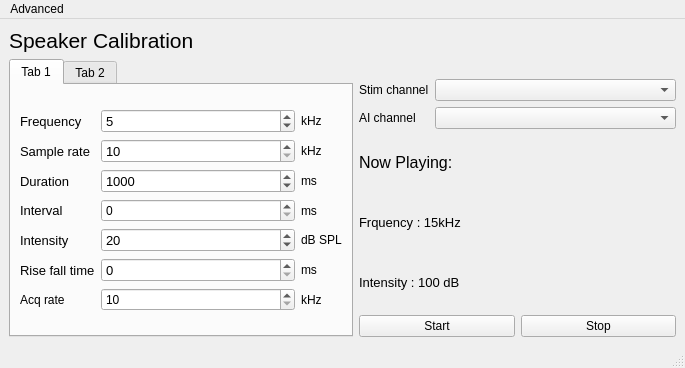
<?xml version="1.0" encoding="UTF-8"?>
<ui version="4.0">
 <class>CalibrationWindow</class>
 <widget class="QMainWindow" name="CalibrationWindow">
  <property name="geometry">
   <rect>
    <x>0</x>
    <y>0</y>
    <width>685</width>
    <height>368</height>
   </rect>
  </property>
  <property name="windowTitle">
   <string>MainWindow</string>
  </property>
  <widget class="QWidget" name="centralwidget">
   <layout class="QVBoxLayout" name="verticalLayout_4">
    <item>
     <widget class="QLabel" name="label">
      <property name="font">
       <font>
        <pointsize>16</pointsize>
       </font>
      </property>
      <property name="text">
       <string>Speaker Calibration</string>
      </property>
     </widget>
    </item>
    <item>
     <layout class="QHBoxLayout" name="horizontalLayout_2">
      <item>
       <widget class="QTabWidget" name="tabs">
        <property name="currentIndex">
         <number>0</number>
        </property>
        <widget class="QWidget" name="tab">
         <attribute name="title">
          <string>Tab 1</string>
         </attribute>
         <layout class="QVBoxLayout" name="verticalLayout_2">
          <item>
           <layout class="QGridLayout" name="gridLayout">
            <item row="0" column="1">
             <widget class="QSpinBox" name="freq_spnbx">
              <property name="font">
               <font>
                <pointsize>10</pointsize>
               </font>
              </property>
              <property name="maximum">
               <number>200</number>
              </property>
              <property name="singleStep">
               <number>5</number>
              </property>
              <property name="value">
               <number>5</number>
              </property>
             </widget>
            </item>
            <item row="5" column="0">
             <widget class="QLabel" name="label_6">
              <property name="font">
               <font>
                <pointsize>10</pointsize>
               </font>
              </property>
              <property name="text">
               <string>Rise fall time</string>
              </property>
             </widget>
            </item>
            <item row="6" column="0">
             <widget class="QLabel" name="label_32">
              <property name="text">
               <string>Acq rate</string>
              </property>
             </widget>
            </item>
            <item row="6" column="1">
             <widget class="QSpinBox" name="aisr_spnbx">
              <property name="minimum">
               <number>10</number>
              </property>
              <property name="maximum">
               <number>400</number>
              </property>
             </widget>
            </item>
            <item row="6" column="2">
             <widget class="QLabel" name="label_33">
              <property name="text">
               <string>kHz</string>
              </property>
             </widget>
            </item>
            <item row="2" column="1">
             <widget class="QSpinBox" name="dur_spnbx">
              <property name="font">
               <font>
                <pointsize>10</pointsize>
               </font>
              </property>
              <property name="minimum">
               <number>100</number>
              </property>
              <property name="maximum">
               <number>50000</number>
              </property>
              <property name="singleStep">
               <number>100</number>
              </property>
              <property name="value">
               <number>1000</number>
              </property>
             </widget>
            </item>
            <item row="2" column="2">
             <widget class="QLabel" name="label_9">
              <property name="sizePolicy">
               <sizepolicy hsizetype="Fixed" vsizetype="Preferred">
                <horstretch>0</horstretch>
                <verstretch>0</verstretch>
               </sizepolicy>
              </property>
              <property name="text">
               <string>ms</string>
              </property>
             </widget>
            </item>
            <item row="1" column="2">
             <widget class="QLabel" name="label_8">
              <property name="sizePolicy">
               <sizepolicy hsizetype="Fixed" vsizetype="Preferred">
                <horstretch>0</horstretch>
                <verstretch>0</verstretch>
               </sizepolicy>
              </property>
              <property name="text">
               <string>kHz</string>
              </property>
             </widget>
            </item>
            <item row="1" column="0">
             <widget class="QLabel" name="label_3">
              <property name="sizePolicy">
               <sizepolicy hsizetype="Fixed" vsizetype="Preferred">
                <horstretch>0</horstretch>
                <verstretch>0</verstretch>
               </sizepolicy>
              </property>
              <property name="font">
               <font>
                <pointsize>10</pointsize>
               </font>
              </property>
              <property name="text">
               <string>Sample rate</string>
              </property>
             </widget>
            </item>
            <item row="4" column="0">
             <widget class="QLabel" name="label_5">
              <property name="font">
               <font>
                <pointsize>10</pointsize>
               </font>
              </property>
              <property name="text">
               <string>Intensity</string>
              </property>
             </widget>
            </item>
            <item row="0" column="2">
             <widget class="QLabel" name="label_7">
              <property name="sizePolicy">
               <sizepolicy hsizetype="Fixed" vsizetype="Preferred">
                <horstretch>0</horstretch>
                <verstretch>0</verstretch>
               </sizepolicy>
              </property>
              <property name="text">
               <string>kHz</string>
              </property>
             </widget>
            </item>
            <item row="1" column="1">
             <widget class="QSpinBox" name="sr_spnbx">
              <property name="font">
               <font>
                <pointsize>10</pointsize>
               </font>
              </property>
              <property name="minimum">
               <number>10</number>
              </property>
              <property name="maximum">
               <number>400</number>
              </property>
              <property name="singleStep">
               <number>10</number>
              </property>
              <property name="value">
               <number>10</number>
              </property>
             </widget>
            </item>
            <item row="5" column="1">
             <widget class="QSpinBox" name="risefall_spnbx">
              <property name="font">
               <font>
                <pointsize>10</pointsize>
               </font>
              </property>
              <property name="maximum">
               <number>100</number>
              </property>
             </widget>
            </item>
            <item row="4" column="1">
             <widget class="QSpinBox" name="db_spnbx">
              <property name="font">
               <font>
                <pointsize>10</pointsize>
               </font>
              </property>
              <property name="maximum">
               <number>150</number>
              </property>
              <property name="singleStep">
               <number>5</number>
              </property>
              <property name="value">
               <number>20</number>
              </property>
             </widget>
            </item>
            <item row="5" column="2">
             <widget class="QLabel" name="label_11">
              <property name="sizePolicy">
               <sizepolicy hsizetype="Fixed" vsizetype="Preferred">
                <horstretch>0</horstretch>
                <verstretch>0</verstretch>
               </sizepolicy>
              </property>
              <property name="text">
               <string>ms</string>
              </property>
             </widget>
            </item>
            <item row="4" column="2">
             <widget class="QLabel" name="label_10">
              <property name="sizePolicy">
               <sizepolicy hsizetype="Fixed" vsizetype="Preferred">
                <horstretch>0</horstretch>
                <verstretch>0</verstretch>
               </sizepolicy>
              </property>
              <property name="text">
               <string>dB SPL</string>
              </property>
             </widget>
            </item>
            <item row="3" column="0">
             <widget class="QLabel" name="label_2">
              <property name="font">
               <font>
                <pointsize>10</pointsize>
               </font>
              </property>
              <property name="text">
               <string>Interval</string>
              </property>
             </widget>
            </item>
            <item row="2" column="0">
             <widget class="QLabel" name="label_4">
              <property name="sizePolicy">
               <sizepolicy hsizetype="Fixed" vsizetype="Preferred">
                <horstretch>0</horstretch>
                <verstretch>0</verstretch>
               </sizepolicy>
              </property>
              <property name="font">
               <font>
                <pointsize>10</pointsize>
               </font>
              </property>
              <property name="text">
               <string>Duration</string>
              </property>
             </widget>
            </item>
            <item row="3" column="2">
             <widget class="QLabel" name="label_12">
              <property name="text">
               <string>ms</string>
              </property>
             </widget>
            </item>
            <item row="3" column="1">
             <widget class="QSpinBox" name="pause_spnbx">
              <property name="minimum">
               <number>0</number>
              </property>
              <property name="maximum">
               <number>6000</number>
              </property>
              <property name="singleStep">
               <number>100</number>
              </property>
             </widget>
            </item>
            <item row="0" column="0">
             <widget class="QLabel" name="label_13">
              <property name="sizePolicy">
               <sizepolicy hsizetype="Fixed" vsizetype="Preferred">
                <horstretch>0</horstretch>
                <verstretch>0</verstretch>
               </sizepolicy>
              </property>
              <property name="font">
               <font>
                <pointsize>10</pointsize>
               </font>
              </property>
              <property name="text">
               <string>Frequency</string>
              </property>
             </widget>
            </item>
           </layout>
          </item>
         </layout>
        </widget>
        <widget class="QWidget" name="tab_2">
         <attribute name="title">
          <string>Tab 2</string>
         </attribute>
         <layout class="QVBoxLayout" name="verticalLayout">
          <item>
           <layout class="QGridLayout" name="gridLayout_2">
            <item row="2" column="2">
             <widget class="QSpinBox" name="db_stop_spnbx"/>
            </item>
            <item row="1" column="3">
             <widget class="QSpinBox" name="freq_step_spnbx"/>
            </item>
            <item row="1" column="2">
             <widget class="QSpinBox" name="freq_stop_spnbx"/>
            </item>
            <item row="2" column="4">
             <widget class="QLabel" name="label_21">
              <property name="sizePolicy">
               <sizepolicy hsizetype="Fixed" vsizetype="Preferred">
                <horstretch>0</horstretch>
                <verstretch>0</verstretch>
               </sizepolicy>
              </property>
              <property name="text">
               <string>dB SPL</string>
              </property>
             </widget>
            </item>
            <item row="1" column="4">
             <widget class="QLabel" name="label_19">
              <property name="sizePolicy">
               <sizepolicy hsizetype="Fixed" vsizetype="Preferred">
                <horstretch>0</horstretch>
                <verstretch>0</verstretch>
               </sizepolicy>
              </property>
              <property name="text">
               <string>kHz</string>
              </property>
             </widget>
            </item>
            <item row="1" column="1">
             <widget class="QSpinBox" name="freq_start_spnbx">
              <property name="font">
               <font>
                <pointsize>10</pointsize>
               </font>
              </property>
              <property name="maximum">
               <number>200</number>
              </property>
              <property name="singleStep">
               <number>5</number>
              </property>
              <property name="value">
               <number>5</number>
              </property>
             </widget>
            </item>
            <item row="2" column="3">
             <widget class="QSpinBox" name="db_step_spnbx"/>
            </item>
            <item row="2" column="1">
             <widget class="QSpinBox" name="db_start_spnbx">
              <property name="font">
               <font>
                <pointsize>10</pointsize>
               </font>
              </property>
              <property name="maximum">
               <number>150</number>
              </property>
              <property name="singleStep">
               <number>5</number>
              </property>
              <property name="value">
               <number>20</number>
              </property>
             </widget>
            </item>
            <item row="1" column="0">
             <widget class="QLabel" name="label_25">
              <property name="sizePolicy">
               <sizepolicy hsizetype="Fixed" vsizetype="Preferred">
                <horstretch>0</horstretch>
                <verstretch>0</verstretch>
               </sizepolicy>
              </property>
              <property name="font">
               <font>
                <pointsize>10</pointsize>
               </font>
              </property>
              <property name="text">
               <string>Frequency</string>
              </property>
             </widget>
            </item>
            <item row="0" column="1">
             <widget class="QLabel" name="label_26">
              <property name="text">
               <string>Start</string>
              </property>
             </widget>
            </item>
            <item row="2" column="0">
             <widget class="QLabel" name="label_18">
              <property name="font">
               <font>
                <pointsize>10</pointsize>
               </font>
              </property>
              <property name="text">
               <string>Intensity</string>
              </property>
             </widget>
            </item>
            <item row="0" column="2">
             <widget class="QLabel" name="label_27">
              <property name="text">
               <string>Stop</string>
              </property>
             </widget>
            </item>
            <item row="0" column="3">
             <widget class="QLabel" name="label_28">
              <property name="text">
               <string>Step</string>
              </property>
             </widget>
            </item>
            <item row="3" column="0">
             <spacer name="verticalSpacer">
              <property name="orientation">
               <enum>Qt::Vertical</enum>
              </property>
              <property name="sizeHint" stdset="0">
               <size>
                <width>20</width>
                <height>40</height>
               </size>
              </property>
             </spacer>
            </item>
           </layout>
          </item>
          <item>
           <layout class="QGridLayout" name="gridLayout_3">
            <item row="0" column="0">
             <widget class="QLabel" name="label_22">
              <property name="sizePolicy">
               <sizepolicy hsizetype="Preferred" vsizetype="Fixed">
                <horstretch>0</horstretch>
                <verstretch>0</verstretch>
               </sizepolicy>
              </property>
              <property name="font">
               <font>
                <pointsize>10</pointsize>
               </font>
              </property>
              <property name="text">
               <string>Duration</string>
              </property>
             </widget>
            </item>
            <item row="0" column="1">
             <widget class="QSpinBox" name="dur_spnbx_2">
              <property name="font">
               <font>
                <pointsize>10</pointsize>
               </font>
              </property>
              <property name="minimum">
               <number>100</number>
              </property>
              <property name="maximum">
               <number>50000</number>
              </property>
              <property name="singleStep">
               <number>100</number>
              </property>
              <property name="value">
               <number>1000</number>
              </property>
             </widget>
            </item>
            <item row="0" column="2">
             <widget class="QLabel" name="label_24">
              <property name="sizePolicy">
               <sizepolicy hsizetype="Preferred" vsizetype="Fixed">
                <horstretch>0</horstretch>
                <verstretch>0</verstretch>
               </sizepolicy>
              </property>
              <property name="text">
               <string>ms</string>
              </property>
             </widget>
            </item>
            <item row="0" column="3">
             <widget class="QLabel" name="label_14">
              <property name="font">
               <font>
                <pointsize>10</pointsize>
               </font>
              </property>
              <property name="text">
               <string>Rise fall time</string>
              </property>
             </widget>
            </item>
            <item row="0" column="4">
             <widget class="QSpinBox" name="risefall_spnbx_2">
              <property name="font">
               <font>
                <pointsize>10</pointsize>
               </font>
              </property>
              <property name="maximum">
               <number>100</number>
              </property>
             </widget>
            </item>
            <item row="0" column="5">
             <widget class="QLabel" name="label_20">
              <property name="sizePolicy">
               <sizepolicy hsizetype="Fixed" vsizetype="Fixed">
                <horstretch>0</horstretch>
                <verstretch>0</verstretch>
               </sizepolicy>
              </property>
              <property name="text">
               <string>ms</string>
              </property>
             </widget>
            </item>
            <item row="1" column="0">
             <widget class="QLabel" name="label_23">
              <property name="sizePolicy">
               <sizepolicy hsizetype="Fixed" vsizetype="Fixed">
                <horstretch>0</horstretch>
                <verstretch>0</verstretch>
               </sizepolicy>
              </property>
              <property name="font">
               <font>
                <pointsize>10</pointsize>
               </font>
              </property>
              <property name="text">
               <string>Rep rate</string>
              </property>
             </widget>
            </item>
            <item row="1" column="2">
             <widget class="QLabel" name="label_15">
              <property name="sizePolicy">
               <sizepolicy hsizetype="Fixed" vsizetype="Fixed">
                <horstretch>0</horstretch>
                <verstretch>0</verstretch>
               </sizepolicy>
              </property>
              <property name="text">
               <string>reps/s</string>
              </property>
             </widget>
            </item>
            <item row="1" column="3">
             <widget class="QLabel" name="label_17">
              <property name="sizePolicy">
               <sizepolicy hsizetype="Fixed" vsizetype="Fixed">
                <horstretch>0</horstretch>
                <verstretch>0</verstretch>
               </sizepolicy>
              </property>
              <property name="font">
               <font>
                <pointsize>10</pointsize>
               </font>
              </property>
              <property name="text">
               <string>Sample rate</string>
              </property>
             </widget>
            </item>
            <item row="1" column="4">
             <widget class="QSpinBox" name="sr_spnbx_2">
              <property name="font">
               <font>
                <pointsize>10</pointsize>
               </font>
              </property>
              <property name="minimum">
               <number>10</number>
              </property>
              <property name="maximum">
               <number>400</number>
              </property>
              <property name="singleStep">
               <number>10</number>
              </property>
              <property name="value">
               <number>100</number>
              </property>
             </widget>
            </item>
            <item row="1" column="5">
             <widget class="QLabel" name="label_16">
              <property name="sizePolicy">
               <sizepolicy hsizetype="Fixed" vsizetype="Fixed">
                <horstretch>0</horstretch>
                <verstretch>0</verstretch>
               </sizepolicy>
              </property>
              <property name="text">
               <string>kHz</string>
              </property>
             </widget>
            </item>
            <item row="1" column="1">
             <widget class="QDoubleSpinBox" name="reprate_spnbx">
              <property name="font">
               <font>
                <pointsize>10</pointsize>
               </font>
              </property>
              <property name="minimum">
               <double>0.100000000000000</double>
              </property>
              <property name="maximum">
               <double>10.000000000000000</double>
              </property>
              <property name="value">
               <double>0.500000000000000</double>
              </property>
             </widget>
            </item>
           </layout>
          </item>
         </layout>
        </widget>
       </widget>
      </item>
      <item>
       <layout class="QVBoxLayout" name="verticalLayout_3">
        <item>
         <spacer name="verticalSpacer_2">
          <property name="orientation">
           <enum>Qt::Vertical</enum>
          </property>
          <property name="sizeType">
           <enum>QSizePolicy::Maximum</enum>
          </property>
          <property name="sizeHint" stdset="0">
           <size>
            <width>20</width>
            <height>20</height>
           </size>
          </property>
         </spacer>
        </item>
        <item>
         <layout class="QGridLayout" name="gridLayout_4">
          <item row="0" column="0">
           <widget class="QLabel" name="label_29">
            <property name="sizePolicy">
             <sizepolicy hsizetype="Fixed" vsizetype="Preferred">
              <horstretch>0</horstretch>
              <verstretch>0</verstretch>
             </sizepolicy>
            </property>
            <property name="text">
             <string>Stim channel</string>
            </property>
           </widget>
          </item>
          <item row="0" column="1">
           <widget class="QComboBox" name="aochan_box"/>
          </item>
          <item row="1" column="0">
           <widget class="QLabel" name="label_30">
            <property name="sizePolicy">
             <sizepolicy hsizetype="Fixed" vsizetype="Preferred">
              <horstretch>0</horstretch>
              <verstretch>0</verstretch>
             </sizepolicy>
            </property>
            <property name="text">
             <string>AI channel</string>
            </property>
           </widget>
          </item>
          <item row="1" column="1">
           <widget class="QComboBox" name="aichan_box"/>
          </item>
         </layout>
        </item>
        <item>
         <widget class="QLabel" name="label_31">
          <property name="font">
           <font>
            <pointsize>12</pointsize>
           </font>
          </property>
          <property name="text">
           <string>Now Playing:</string>
          </property>
         </widget>
        </item>
        <item>
         <widget class="QLabel" name="freq_label">
          <property name="sizePolicy">
           <sizepolicy hsizetype="Expanding" vsizetype="Preferred">
            <horstretch>0</horstretch>
            <verstretch>0</verstretch>
           </sizepolicy>
          </property>
          <property name="font">
           <font>
            <pointsize>10</pointsize>
           </font>
          </property>
          <property name="text">
           <string>Frquency : 15kHz</string>
          </property>
         </widget>
        </item>
        <item>
         <widget class="QLabel" name="db_label">
          <property name="font">
           <font>
            <pointsize>10</pointsize>
           </font>
          </property>
          <property name="text">
           <string>Intensity : 100 dB</string>
          </property>
         </widget>
        </item>
        <item>
         <layout class="QHBoxLayout" name="horizontalLayout">
          <item>
           <widget class="QPushButton" name="start_button">
            <property name="text">
             <string>Start</string>
            </property>
           </widget>
          </item>
          <item>
           <widget class="QPushButton" name="stop_button">
            <property name="text">
             <string>Stop</string>
            </property>
           </widget>
          </item>
         </layout>
        </item>
       </layout>
      </item>
     </layout>
    </item>
   </layout>
  </widget>
  <widget class="QMenuBar" name="menubar">
   <property name="geometry">
    <rect>
     <x>0</x>
     <y>0</y>
     <width>685</width>
     <height>21</height>
    </rect>
   </property>
   <widget class="QMenu" name="menuAdvanced">
    <property name="title">
     <string>Advanced</string>
    </property>
    <addaction name="actionDisplay_Options"/>
   </widget>
   <addaction name="menuAdvanced"/>
  </widget>
  <widget class="QStatusBar" name="statusbar"/>
  <action name="actionDisplay_Options">
   <property name="text">
    <string>Display Options</string>
   </property>
  </action>
 </widget>
 <resources/>
 <connections>
  <connection>
   <sender>dur_spnbx</sender>
   <signal>valueChanged(int)</signal>
   <receiver>CalibrationWindow</receiver>
   <slot>set_interval_min()</slot>
   <hints>
    <hint type="sourcelabel">
     <x>232</x>
     <y>185</y>
    </hint>
    <hint type="destinationlabel">
     <x>256</x>
     <y>75</y>
    </hint>
   </hints>
  </connection>
  <connection>
   <sender>sr_spnbx_2</sender>
   <signal>valueChanged(int)</signal>
   <receiver>CalibrationWindow</receiver>
   <slot>set_dur_max()</slot>
   <hints>
    <hint type="sourcelabel">
     <x>302</x>
     <y>323</y>
    </hint>
    <hint type="destinationlabel">
     <x>337</x>
     <y>347</y>
    </hint>
   </hints>
  </connection>
  <connection>
   <sender>actionDisplay_Options</sender>
   <signal>triggered()</signal>
   <receiver>CalibrationWindow</receiver>
   <slot>launch_display_dlg()</slot>
   <hints>
    <hint type="sourcelabel">
     <x>-1</x>
     <y>-1</y>
    </hint>
    <hint type="destinationlabel">
     <x>342</x>
     <y>183</y>
    </hint>
   </hints>
  </connection>
 </connections>
 <slots>
  <slot>set_interval_min()</slot>
  <slot>set_dur_max()</slot>
  <slot>launch_display_dlg()</slot>
 </slots>
</ui>
